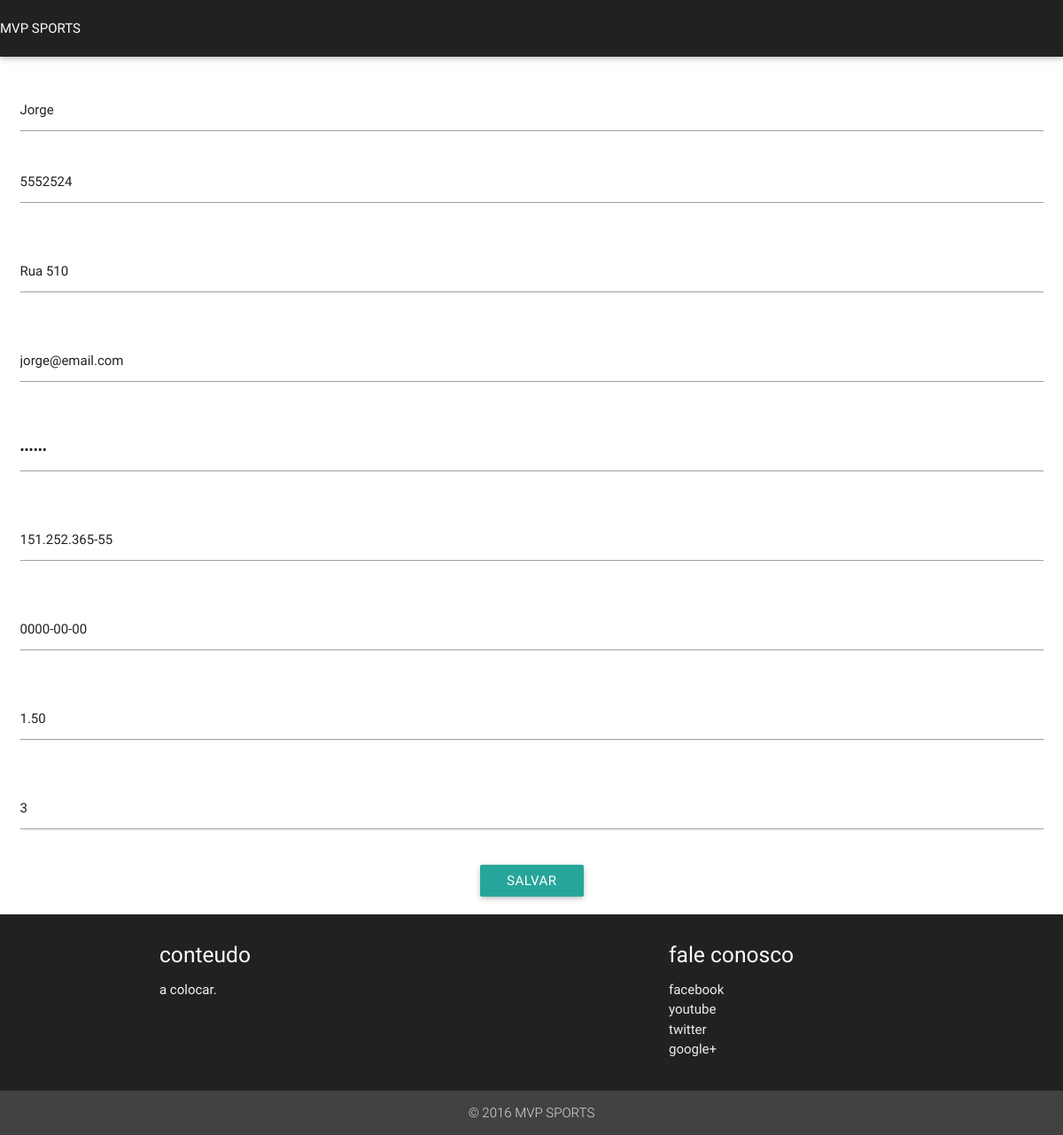
Page /view/formAlterarFuncionario.php?idfuncionario=0 on the committed database.
### tables this page shows
CREATE TABLE `funcionario` (
  `idfuncionario` int(11) NOT NULL,
  `nome` varchar(100) NOT NULL,
  `endereco` varchar(150) NOT NULL,
  `senha` int(50) NOT NULL,
  `email` varchar(150) NOT NULL,
  `cpf` varchar(15) NOT NULL,
  `datacontrato` date NOT NULL,
  `datapagamento` date NOT NULL,
  `perfil` int(1) NOT NULL,
  `salario` decimal(8,2) NOT NULL,
  `telefone` varchar(50) NOT NULL
);

### model/DAO/classeFuncionarioDAO.php (called while the page is built, shortened)
<?php
class classeFuncionarioDAO {
  public function pesquisarfuncionarioPorId($idfuncionario){
      try{
          $pdo = conexao::getinstance();
          $sql = "SELECT * FROM funcionario WHERE idfuncionario = ?";
          $stmt = $pdo->prepare($sql);
          $stmt->bindValue(1, $idfuncionario);
          $stmt->execute();
          $funcionarios = array();
          while ($funcionario = $stmt->fetchObject(__CLASS__)){
              $funcionarios[] = $funcionario;
          }
          return $funcionarios[0];
      } catch (Exception $exc) {
          echo $exc->getMessage();
      }
  }
}

### view/formAlterarFuncionario.php (the view, shortened to what this page needs)
<?php
require_once '../model/DAO/classeFuncionarioDAO.php';
if(isset($_GET['idfuncionario'])){
    $idfuncionario = $_GET['idfuncionario'];
    $modelfunc = new classeFuncionarioDAO;
    $c = $modelfunc->pesquisarfuncionarioPorId($idfuncionario);
}else{
    $idfuncionario = null;
}
?>
<!DOCTYPE html>
<!DOCTYPE html>
<html lang="en">
  <head>
      <link type="text/css" rel="stylesheet" href="../css/materialize.min.css"  media="screen,projection"/>
  </head>
  <body>
        <nav>
            <div class="nav-wrapper grey darken-4">
                <a href="#" class > MVP SPORTS</a>
            </div>
        </nav>
        <section>
            <article>
                <br>
                <div class="row">
                    <form class="col s12" action="../control/ControladorAlterarFuncionario.php" method="post">
                        <div class="row">
                          <div class="input-field col s12">
                              <input id="nome" name="nome" type="text" value="<?php echo $c->nome;?>"  required>
                          </div>
                            <div class="input-field col s12">
                                <input id="telefone" name="telefone" type="tel" value="<?php echo $c->telefone;?>"  required>
                          </div>
                        </div>
                        <div class="row">
                          <div class="input-field col s12">
                              <input id="endereco" value="<?php echo $c->endereco;?>" name="endereco" type="text" class="validate" required>
                          </div>
                        </div>
                        <div class="row">
                          <div class="input-field col s12">
                              <input id="email" value="<?php echo $c->email;?>" name="email" type="email" class="validate" required>
                          </div>
                        </div>
                        <div class="row">
                          <div class="input-field col s12">
                              <input id="senha" value="<?php echo $c->senha;?>" name="senha" type="password" class="validate" pattern=".{6,}" title="a senha precisa ter 6 ou mais caracteres" required>
                          </div>
                        </div>
                        <div class="row">
                          <div class="input-field col s12">
                              <input id="cpf" value="<?php echo $c->cpf;?>" name="cpf" type="text" class="validate" pattern="\d{3}\.\d{3}\.\d{3}-\d{2}" title="Digite o CPF no formato nnn.nnn.nnn-nn" required>
                          </div>
                        </div>
                        <div class="row">
                          <div class="input-field col s12">
                              <input id="cpf" value="<?php echo $c->datapagamento;?>" name="datapagamento" type="text" class="validate" pattern="\d{1,2}/\d{1,2}/\d{4}" title="Digite a data de contrato no formato dd/mm/aaaa" required>
                          </div>
                        </div>
                        <div class="row">
                          <div class="input-field col s12">
                              <input id="Pagamento" value="<?php echo $c->salario;?>" name="salario" type="text" class="validate" pattern="^\d{1}.\d{3},\d{2}$" title="Digite o salario no formato 000,00" required>
                          </div>
                        </div>
                        <div class="input-field col s12">
                              <input id="Perfil" name="perfil" value="<?php echo $c->perfil;?>"  type="text" required>
                          </div>
                        </div>
                        <div class="carousel-fixed-item center">
                            <button id="submit-form" type="submit" class="waves-effect waves-light btn">Salvar</button>
                        </div>
            </article>
        </section>
        <footer class="page-footer grey darken-4">
          <div class="container ">
            <div class="row">
              <div class="col l6 s12">
                <h5 class="white-text">conteudo</h5>
                <p class="grey-text text-lighten-4">a colocar.</p>
              </div>
              <div class="col l4 offset-l2 s12">
                <h5 class="white-text">fale conosco</h5>
                <ul>
                  <li><a class="grey-text text-lighten-3" href="#!">facebook</a></li>
                  <li><a class="grey-text text-lighten-3" href="#!">youtube</a></li>
                  <li><a class="grey-text text-lighten-3" href="#!">twitter</a></li>
                  <li><a class="grey-text text-lighten-3" href="#!">google+</a></li>
                </ul>
              </div>
            </div>
          </div>
          <div class="footer-copyright center grey darken-3">
            <div class="container">
            © 2016 MVP SPORTS
            </div>
          </div>
        </footer>
  </body>
</html>

### rows in the picture
funcionario: nome "Jorge", telefone "5552524", endereco "Rua 510", email "jorge@email.com", cpf "151.252.365-55", datapagamento "0000-00-00", salario "1.50", perfil "3"
